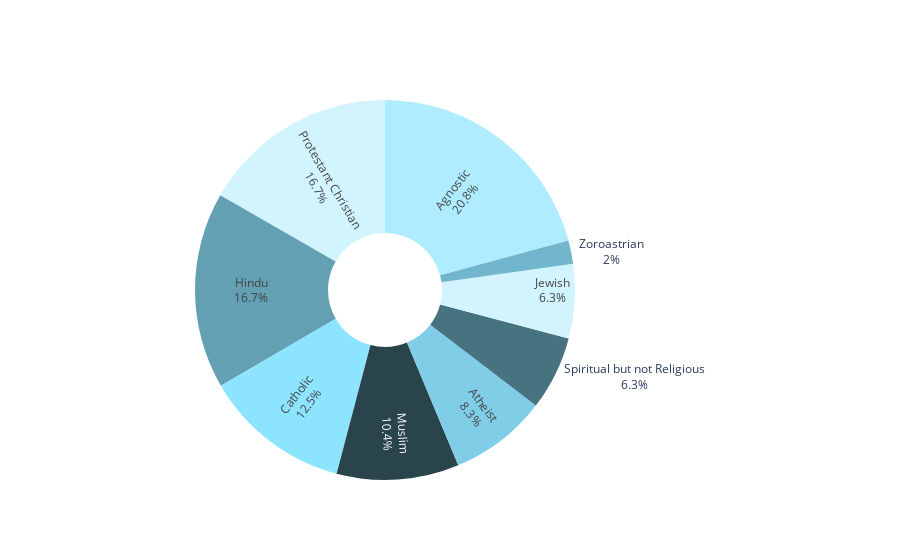

Here is the notebook cell this chart was saved with:
### Markdown cell above
# 5 - Religious Beliefs

### Code cell
labels = ['Agnostic', 'Atheist', 'Protestant Christian', 'Catholic', 
    'Spiritual but not Religious', 'Hindu', 'Muslim', 
    'Jewish', 'Zoroastrian']
values = [20.8, 8.3, 16.7, 12.5, 6.3, 16.7, 10.4, 6.3, 2.0]


colors = ['#afecff', '#7fcde6', '#d1f4ff', '#8de4ff', '#477280', '#63a0b3', '#2a444c', '#d1f4ff', '#71b6cc']
fig = go.Figure(data=[go.Pie(labels=labels, values=values, textinfo='label+percent',
                             insidetextorientation='radial', marker_colors=colors, hole=.3
                            )])
fig.update_layout(showlegend=False)

iplot(fig)

### Figure 1 — Plotly figure (JSON) as saved in the notebook; plotly's stock layout.template omitted (floating-point values rounded to 4 significant figures)
{"data": [{"hole": 0.3, "insidetextorientation": "radial", "labels": ["Agnostic", "Atheist", "Protestant Christian", "Catholic", "Spiritual but not Religious", "Hindu", "Muslim", "Jewish", "Zoroastrian"], "marker": {"colors": ["#afecff", "#7fcde6", "#d1f4ff", "#8de4ff", "#477280", "#63a0b3", "#2a444c", "#d1f4ff", "#71b6cc"]}, "textinfo": "label+percent", "type": "pie", "values": [20.8, 8.3, 16.7, 12.5, 6.3, 16.7, 10.4, 6.3, 2]}], "layout": {"showlegend": false}}
